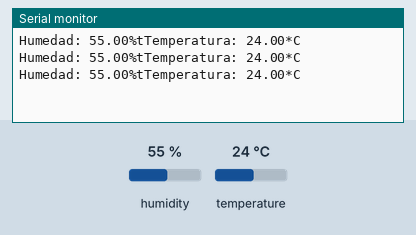
This sketch was run on a simulated Arduino Uno, built with avr-gcc and run on an emulated ATmega328P. Parts: the last lines printed to the serial monitor. The inputs (shaded band) are chosen by the test bench; at power-on: humidity 55 %, temperature 24 °C.

Above: at 3.8 s.
3.9 s: humidity set to 22 %
At 6.5 s:
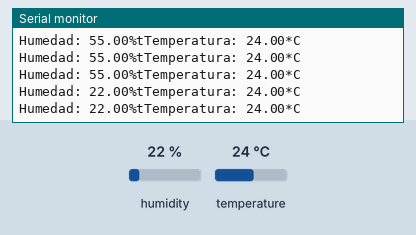
10.1 s: temperature set to 12 °C
At 11.0 s:
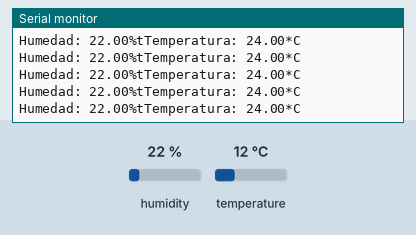
13.0 s: humidity set to 40 %
At 14.0 s:
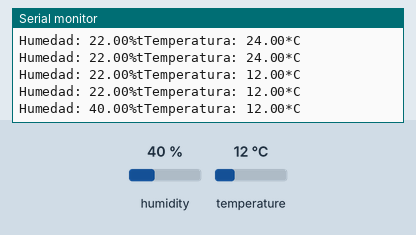
Timing chart, 0 to 16.0 s (numbered marks = the images above; inputs shaded):
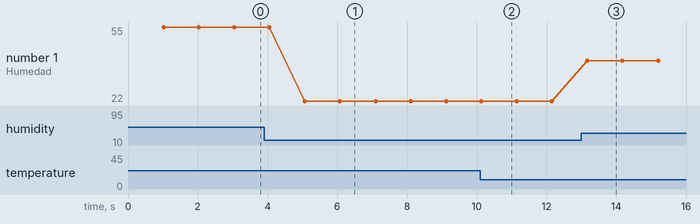

The sketch:

Sensor_humedad-Temperatura_dht11_.ino
```cpp
#include<DHT.h>
#define DHTPIN 4
#define DHTTYPE DHT11
DHT dht(DHTPIN, DHTTYPE);


void setup() {
  // put your setup code here, to run once:
  Serial.begin(9600);
  dht.begin();
}

void loop() {
  // put your main code here, to run repeatedly:
  delay(1000);
  float humedad = dht.readHumidity();
  float temperatura = dht.readTemperature();

  Serial.print("Humedad: ");
  Serial.print(humedad);
  Serial.print("\%t");

  Serial.print("Temperatura: ");
  Serial.print(temperatura);
  Serial.print("*C");

  Serial.print("\n");
}
```

Measured:
- after the input at 3.9 s, the serial monitor: prints a new line after 1.2 s (image 1)
- after the input at 13.0 s, the serial monitor: prints a new line after 0.18 s (image 3)
- plotted number 1: 55 → 22 after the input at 3.9 s, 22 → 40 after the input at 13.0 s
